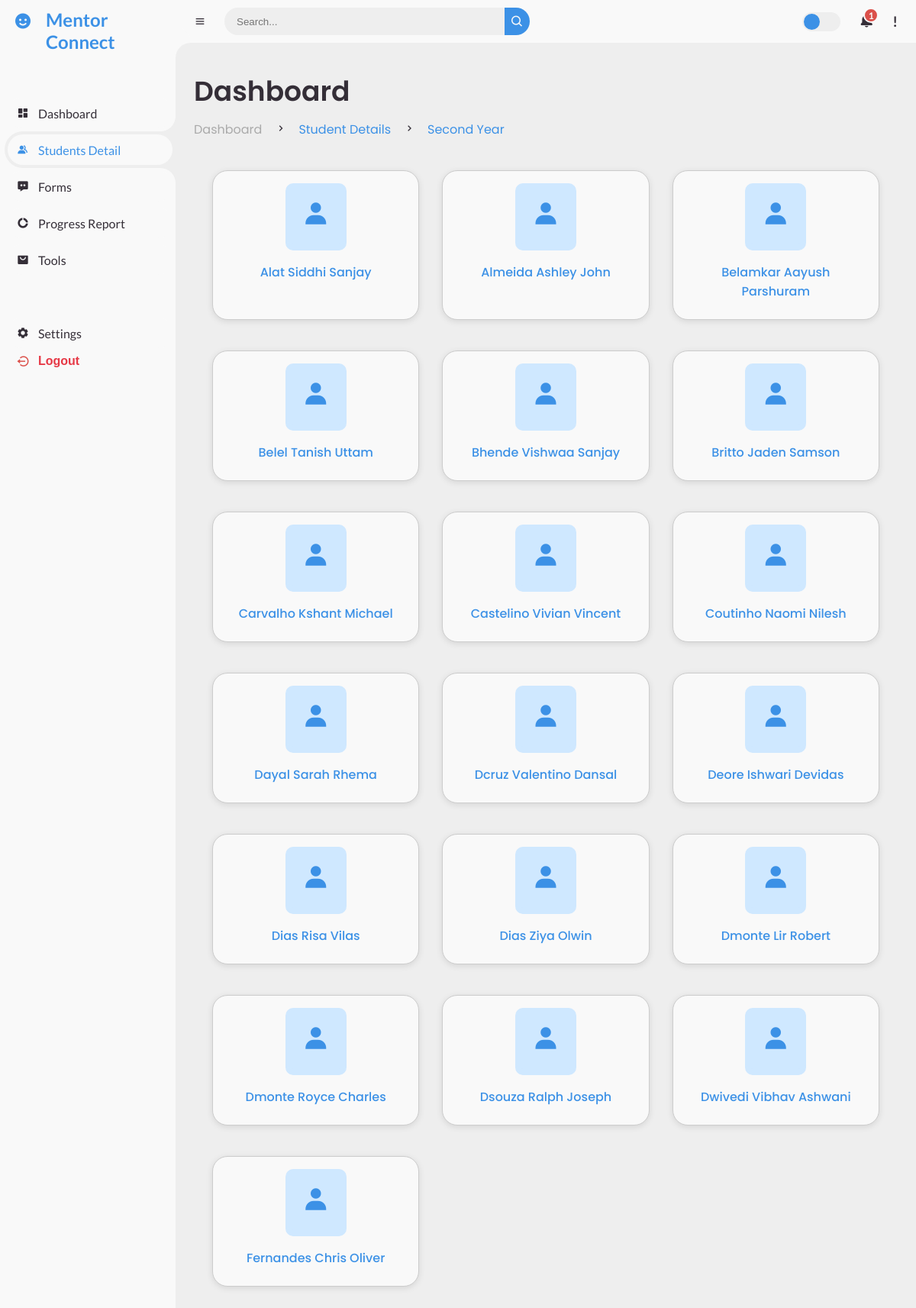
Page /student_detail/SE on the committed database.
### mentor/models.py (models this page shows, shortened)
class Student(models.Model):
    name = models.CharField(max_length=100)
    gender = models.CharField(max_length=10)
    year = models.CharField(max_length=10)  # SE, TE, etc.
    semester = models.IntegerField()  # Sem value
    roll_number = models.CharField(max_length=10)  # Roll number from CSV
    branch = models.CharField(max_length=50)  # Branch like CE, IT, etc.
    division = models.CharField(max_length=1)  # Div value (e.g., B)
    token = models.CharField(max_length=100, null=True, blank=True)
    token_created_at = models.DateTimeField(null=True, blank=True)

### mentor/views.py (the view)
# urls.py: path('student_detail/SE', views.SE, name='SE'),
def SE(request):
    se_students = Student.objects.filter(year__iexact="SE")
    mentor = request.user
    context = {
        'student_count': se_students.count(),
        'students': se_students,
        'student_names': [student.name for student in se_students],
        'mentor': mentor,
    }
    return render(request, 'se.html', context)

### templates/se.html (shortened to what this page needs)
{% extends 'base.html' %}
{% block content %}
<div class="head-title">
  <div class="left">
      <h1>Dashboard</h1>
      <ul class="breadcrumb">
          <li>
              <a href="#">Dashboard</a>
          </li>
          <li><i class='bx bx-chevron-right'></i></li>
          <li>
              <a class="active" href="/student_detail">Student Details</a>
          </li>
          <li><i class='bx bx-chevron-right'></i></li>
          <li>
              <a class="active" href="#">Second Year</a>
          </li>
      </ul>
      <div class="student-list">
        {% for student in students %}
            <div class="student-item">
                <div class="bx">
                    <i class='bx bxs-user'></i>
                </div>
                <a href="javascript:void(0);">{{ student.name }}</a>
            </div>
        {% empty %}
            <div>No students available</div>
        {% endfor %}
    </div>
  </div>
</div>
{% endblock %}

### templates/base.html (shortened to what this page needs)
{% load static %}
<!DOCTYPE html>
<html lang="en">
<head>
    <link rel="stylesheet" href="{% static 'CSS/mentor_dashboard.css' %}">
    <link href='https://unpkg.com/boxicons@2.0.9/css/boxicons.min.css' rel='stylesheet'>
</head>
<body class="{% block body_class %}{% endblock %}">
<section id="sidebar">
    <a href="#" class="brand">
        <i class='bx bxs-smile'></i>
        <span class="text">Mentor Connect</span>
    </a>
    <ul class="side-menu top">
        <li class="{% if request.path == '/dashboard/' %}active{% endif %}">
            <a href="/dashboard/">
                <i class='bx bxs-dashboard'></i>
                <span class="text">Dashboard</span>
            </a>
        </li>
        <li class="{% if '/student_detail/' in request.path %}active{% endif %}">
            <a href="/student_detail/">
                <i class='bx bxs-group'></i>
                <span class="text">Students Detail</span>
            </a>
        </li>
        <li class="{% if request.path == '/form_dashboard/' %}active{% endif %}">
            <a href="/form_dashboard/">
                <i class='bx bxs-message-dots'></i>
                <span class="text">Forms</span>
            </a>
        </li>
        <li class="{% if request.path == '/progress_report/' %}active{% endif %}">
            <a href="/progress_report/">
                <i class='bx bxs-doughnut-chart'></i>
                <span class="text">Progress Report</span>
            </a>
        </li>
        <li class="{% if request.path == '/tools/' %}active{% endif %}">
            <a href="/tools/">
                <i class='bx bxs-shopping-bag-alt'></i>
                <span class="text">Tools</span>
            </a>
        </li>
    </ul>
    <ul class="side-menu">
        <li class="{% if request.path == '/settings/' %}active{% endif %}">
            <a href="/settings/">
                <i class='bx bxs-cog'></i>
                <span class="text">Settings</span>
            </a>
        </li>
        <li>
            <form method="post" action="{% url 'logout' %}" style="display: inline;">
                <button type="submit" class="logout" style="background: none; border: none; color: inherit; cursor: pointer;">
                    <i class='bx bx-log-out-circle'></i>
                    <span class="text">Logout</span>
                </button>
            </form>
        </li>
    </ul>
</section>
    <section id="content">
        <nav >
            <i class='bx bx-menu'></i>
            <form action="#">
                <div class="form-input">
                    <input type="search" placeholder="Search...">
                    <button type="submit" class="search-btn"><i class='bx bx-search'></i></button>
                </div>
            </form>
            <label for="switch-mode" class="switch-mode"></label>
            <a href="#" class="notification">
                <span class="num">1</span>
            </a>
            <a href="#" class="profile">
                <h1>{{ user.username }}!</h1>
            </a>
        </nav>
        <main>
            {% block content %}
            {% endblock %}
        </main>
</body>
</html>

### templates/se.html (style rules this page uses)
#content main .head-title { display: flex; align-items: center; justify-content: space-between; grid-gap: 16px; flex-wrap: wrap; }
#content main .head-title .left h1 { font-size: 36px; font-weight: 600; margin-bottom: 10px; color: var(--dark); }
#content main .head-title .left .breadcrumb { display: flex; align-items: center; grid-gap: 16px; }
#content main .head-title .left .breadcrumb li { color: var(--dark); }
#content main .head-title .left .breadcrumb li a { color: var(--dark-grey); pointer-events: none; }
#content main .head-title .left .breadcrumb li a.active { color: var(--blue); pointer-events: unset; }
.student-list { width: 1005; display: grid; grid-template-columns: repeat(3, 1fr); grid-gap: 30px; margin-top: 36px; padding: 0 24px; }
.student-item { padding: 24px; background: var(--light); border-radius: 20px; display: flex; flex-direction: column; align-items: center; text-align: center; box-shadow: 0 2px 8px rgba(0, 0, 0, 0.1); transition: transform 0.2s ease-in-out; width: 100%; max-width: 100%; }
.student-item .bx { width: 80px; height: 80px; border-radius: 10px; font-size: 36px; display: flex; justify-content: center; align-items: center; margin-bottom: 16px; background: var(--light-blue); color: var(--blue); }
.student-item a { text-decoration: none; color: var(--blue); font-weight: 500; }

### rows in the picture
Student: name "Alat Siddhi Sanjay"
Student: name "Almeida Ashley John"
Student: name "Belamkar Aayush Parshuram"
Student: name "Belel Tanish Uttam"
Student: name "Bhende Vishwaa Sanjay"
Student: name "Britto Jaden Samson"
Student: name "Carvalho Kshant Michael"
Student: name "Castelino Vivian Vincent"
Student: name "Coutinho Naomi Nilesh"
Student: name "Dayal Sarah Rhema"
Student: name "Dcruz Valentino Dansal"
Student: name "Deore Ishwari Devidas"
Student: name "Dias Risa Vilas"
Student: name "Dias Ziya Olwin"
Student: name "Dmonte Lir Robert"
Student: name "Dmonte Royce Charles"
Student: name "Dsouza Ralph Joseph"
Student: name "Dwivedi Vibhav Ashwani"
Student: name "Fernandes Chris Oliver"
